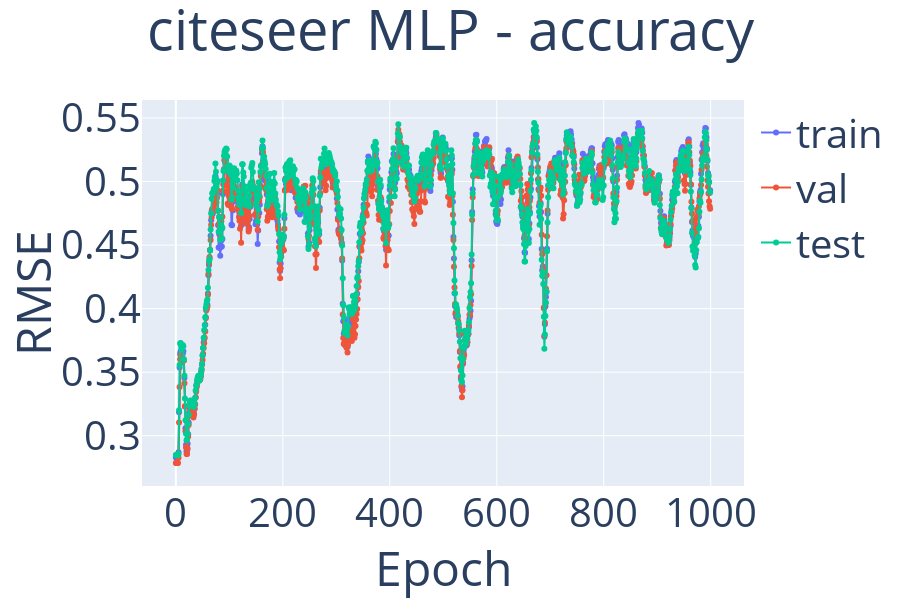
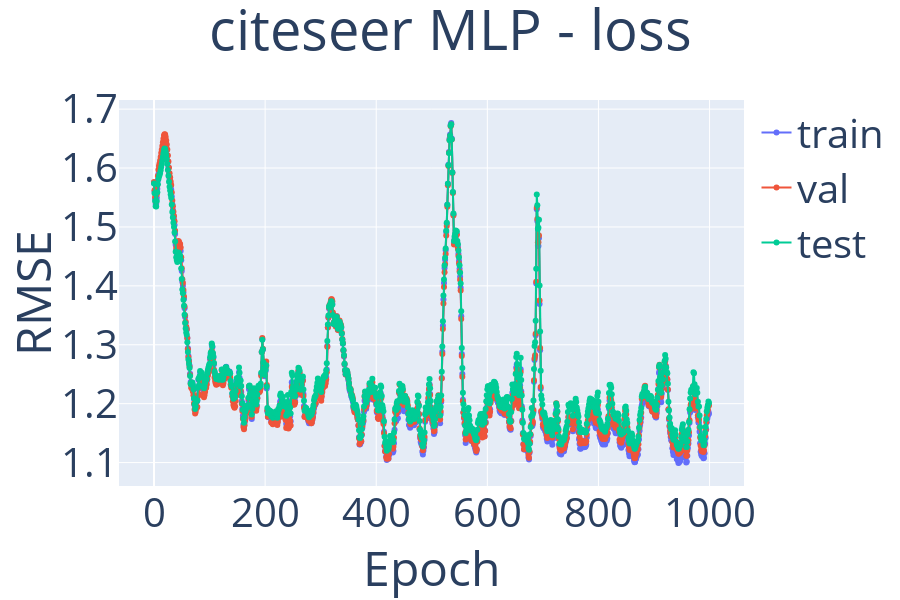

Here is the notebook cell these charts were saved with, in order:
### Code cell
import models.MLP 
import models.Base
import sys
import importlib 
importlib.reload(sys.modules['models.Base'])
importlib.reload(sys.modules['models.MLP']) # these imports are necessary only for local changes to the file
from models.MLP import MLP

gnn_model.eval()
with torch.no_grad():
    logit_t = gnn_model.model(gnn_model.graph, gnn_model.node_features).detach()
    
logit_t = None

metric_names = [metric_name, 'loss']
if logit_t is not None:
    metric_names += 'dl_loss'

mlp_model = MLP(task, dropout=0.5)
# metrics = mlp_model.fit(run.X, run.y, train_mask, val_mask, test_mask, num_epochs=1000, patience=1000, metric_name=metric_name, logit_t=logit_t)
metrics = mlp_model.fit(X, y, train_mask, val_mask, test_mask, num_epochs=1000, patience=2000, metric_name=metric_name, logit_t=logit_t, normalize_features=True)
mlp_model.plot_interactive(metrics, legend=['train', 'val', 'test'], title=f'{name} MLP', metric_name=metric_names)

### Figure 1 — Plotly figure (JSON) as saved in the notebook; plotly's stock layout.template omitted (floating-point values rounded to 4 significant figures; data arrays with more than 128 entries replaced by an {"elided": "..."} marker saying what was removed)
{"data": [{"mode": "lines+markers", "name": "train", "type": "scatter", "x": {"elided": "1000 int values"}, "y": {"elided": "1000 float values"}}, {"mode": "lines+markers", "name": "val", "type": "scatter", "x": {"elided": "1000 int values"}, "y": {"elided": "1000 float values"}}, {"mode": "lines+markers", "name": "test", "type": "scatter", "x": {"elided": "1000 int values"}, "y": {"elided": "1000 float values"}}], "layout": {"font": {"size": 40}, "height": 600, "title": {"text": "citeseer MLP - accuracy", "x": 0.5}, "xaxis": {"title": {"text": "Epoch"}}, "yaxis": {"title": {"text": "RMSE"}}}}

### Figure 2 — Plotly figure (JSON) as saved in the notebook; plotly's stock layout.template omitted (floating-point values rounded to 4 significant figures; data arrays with more than 128 entries replaced by an {"elided": "..."} marker saying what was removed)
{"data": [{"mode": "lines+markers", "name": "train", "type": "scatter", "x": {"elided": "1000 int values"}, "y": {"elided": "1000 float values"}}, {"mode": "lines+markers", "name": "val", "type": "scatter", "x": {"elided": "1000 int values"}, "y": {"elided": "1000 float values"}}, {"mode": "lines+markers", "name": "test", "type": "scatter", "x": {"elided": "1000 int values"}, "y": {"elided": "1000 float values"}}], "layout": {"font": {"size": 40}, "height": 600, "title": {"text": "citeseer MLP - loss", "x": 0.5}, "xaxis": {"title": {"text": "Epoch"}}, "yaxis": {"title": {"text": "RMSE"}}}}
